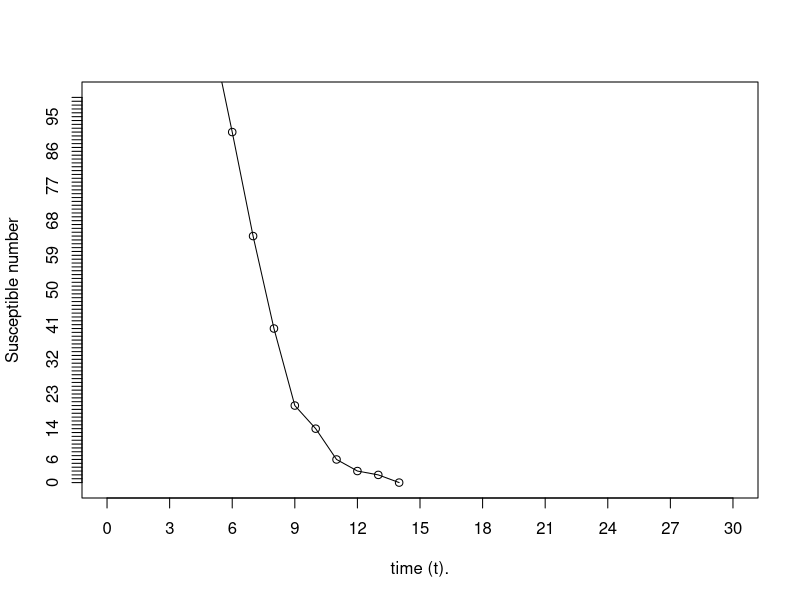
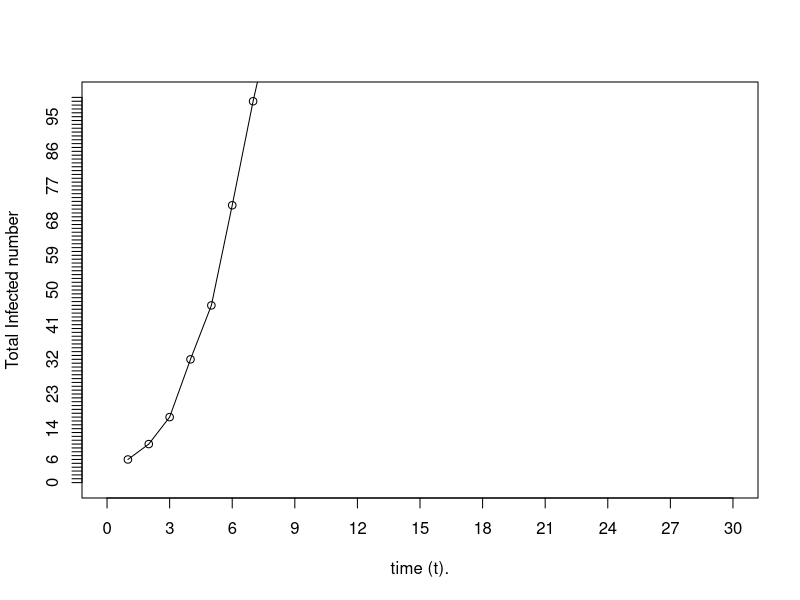
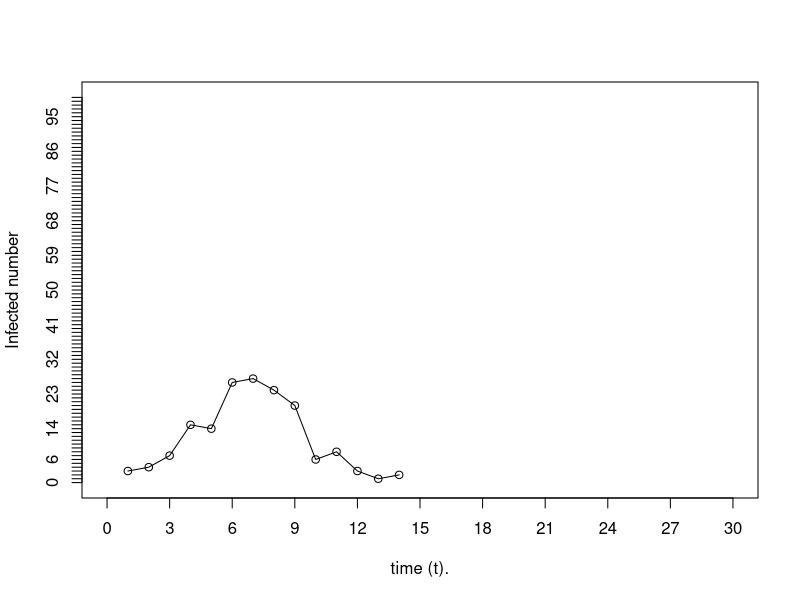
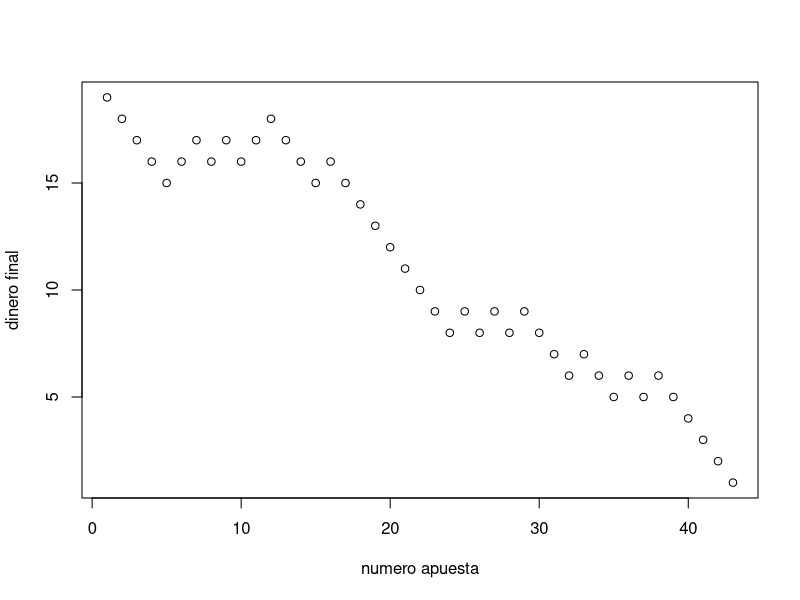
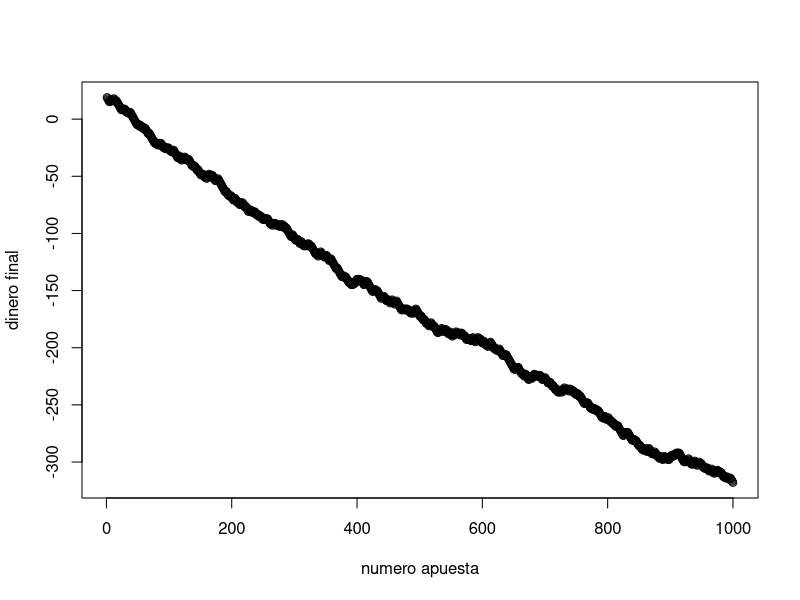

The R script that drew these images, in order:
## ---- chunk 1
knitr::opts_chunk$set(echo = TRUE)
## ---- chunk 2

 # SIR model
 # SIR(S0, I0, p)
   # S0 : Poblacion susceptible inicial, no infectada
   # I0 : Poblacion infectada inicial, infectada
   # p  : Probabilidad de que una persona sana sea infectada tras tener contacto con
   #      alguien infectado


SIR<- function(S0,I0,p){
  
  r1= list()
  X= list()
  Y= list()
  W= list()
  i=1
  while (S0>0){
    
    C<- rbinom( S0, I0, p)
    print(C)
    I1<-length(C[C>0]) 
    
    print(I1)
    S0<- S0-I1
    
    I0<- I0+I1
    X[i]<- S0
    Y[i]<- I0
    W[i]<- I1
    i=i+1
    
    
    
    
  }
  
  r1<- list()
  r1[[1]]<- X
  r1[[2]]<- Y
  r1[[3]]<- W
  
return(r1)  
}

Z<-SIR(160,3,0.004)

X<- Z[[1]]
Y<- Z[[2]]
W<- Z[[3]]
X<- unlist(X)
Y<- unlist(Y)
W<- unlist(W)
#plot(X,cex=2)
#plot(Y)
plot(X, xlab="time (t).", ylab= "Susceptible number", 
     cex=1, type="o", xlim=c(0,30), ylim=c(0,100) , lty="solid",xaxp=c(0,30,10),yaxp=c(0,100,100))

plot(Y, xlab="time (t).", ylab= "Total Infected number", 
     cex=1, type="o", xlim=c(0,30), ylim=c(0,100) , lty="solid",xaxp=c(0,30,10),yaxp=c(0,100,100))



plot(W, xlab="time (t).", ylab= "Infected number", 
     cex=1, type="o", xlim=c(0,30), ylim=c(0,100) , lty="solid",xaxp=c(0,30,10),yaxp=c(0,100,100))



## ---- chunk 3
# gamblersruin.R
# Example 1.11

# gamble(k, n, p)
  #   k: Gambler's initial state
  #   n: Gambler plays until either $n or Ruin
  #   p: Probability of winning $1 at each play
  #   Function returns 1 if gambler is eventually ruined
  #                    returns 0 if gambler eventually wins $n
 
gamble <- function(k,n,p) {
  
	stake <- k # Capital 

	listStake <- c()
	while (stake > 0 & stake < n) {
		bet <- sample(c(-1,1),1,prob=c(1-p,p))
		stake <- stake + bet
	
	}
	
	if (stake == 0) 
	   return(1) 
	else 
	  return(0)
	}   

k <- 20 
n <-  60  
p <- 1/2  # Probabilidad de ganar cada intento
trials <- 1000 # Numero de intentos del juego
simlist <- replicate(trials, gamble(k, n, p)) # LLevamos a cabo varios intentos del juego y guardamos los resultados en un vector
mean(simlist) # Estimate of probability that gambler is ruined
# For p = 0.5, exact probability is (n-k)/n 

## ---- chunk 4
dinero_limitado <- function(){
  i <- 1
inicial <- c()

for(s in simlist) {
    if(s == 0){
      inicial <- c(inicial, 1)
    }else if( s== 1){
      inicial <- c(inicial, -1)
    }
}

final <- c()
actual <- 20
for(ss in inicial){
  actual <- actual + ss
  if(actual <= 0){
    #arruinado
    break
  }else{
    final <- c(final, actual)
  }
}
plot(final, xlab="numero apuesta", ylab= "dinero final")

}



dinero_limitado()

## ---- chunk 5
dinero_ilimitado <- function(){
  i <- 1
inicial <- c()

for(s in simlist) {
    if(s == 0){
      inicial <- c(inicial, 1)
    }else if( s== 1){
      inicial <- c(inicial, -1)
    }
}

final <- c()
actual <- 20
for(ss in inicial){
  actual <- actual + ss
 
  final <- c(final, actual)
  
}



plot(final, xlab="numero apuesta", ylab= "dinero final")
}


dinero_ilimitado()
## ---- chunk 6
# pizza.R
# Example 1.25
# Simulation of Bob's pizza probability

trials <- 10000
simlist <- numeric(trials)
toppings <- c("pepper","pepperoni","pineapple","prawns","proscuitto")
for (i in 1:trials) {
pineapple <- 0
pepperoni <- 0
while (pineapple == 0) {
   pick <- sample(toppings,1)
   if (pick == "pepperoni") pepperoni <- pepperoni + 1
   if (pick == "pineapple") pineapple <- 1
   }	
simlist[i] <- pepperoni
}
mean(simlist)


## ---- chunk 7
trials <- 100000
simlist <- numeric(trials)
for (i in 1:trials) {
expense <- rexp(1,1/500)
payout <- max(0, expense-100)
simlist[i] <- payout}
mean(simlist)
sd(simlist)



## ---- chunk 8




